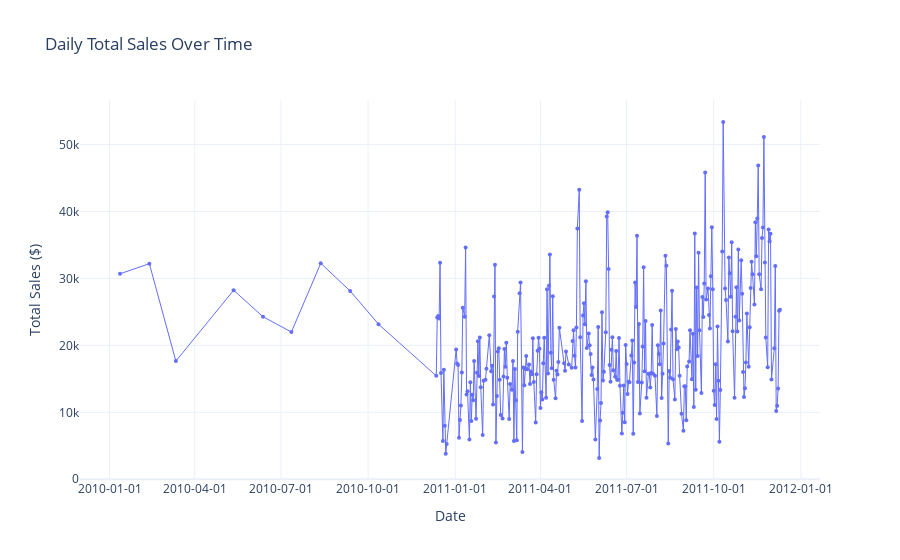

The code cell stored with this chart in its notebook:
### Markdown cell above
## Total Sales($) by Date

### Code cell
daily_sales = sales_data_da.groupBy('InvoiceDate').agg(F.sum('Total Sales').alias('Total Sales'))
daily_sales_pd = daily_sales.toPandas()
daily_sales_pd['InvoiceDate'] = pd.to_datetime(daily_sales_pd['InvoiceDate'])

fig = go.Figure()
fig.add_trace(go.Scatter(x=daily_sales_pd['InvoiceDate'], 
                         y=daily_sales_pd['Total Sales'], 
                         mode='lines+markers', 
                         name='Total Sales',
                         marker=dict(size=4),
                         line=dict(width=1)))
fig.update_layout(
    title='Daily Total Sales Over Time',
    xaxis_title='Date',
    yaxis_title='Total Sales ($)',
    xaxis=dict(tickformat='%Y-%m-%d'),
    showlegend=False,
    template='plotly_white'
)

# Show the plot
fig.show()

### Figure 1 — Plotly figure (JSON) as saved in the notebook; plotly's stock layout.template omitted (floating-point values rounded to 4 significant figures; data arrays with more than 128 entries replaced by an {"elided": "..."} marker saying what was removed)
{"data": [{"line": {"width": 1}, "marker": {"size": 4}, "mode": "lines+markers", "name": "Total Sales", "type": "scatter", "x": {"elided": "305 str values"}, "y": {"elided": "305 float values"}}], "layout": {"showlegend": false, "title": {"text": "Daily Total Sales Over Time"}, "xaxis": {"tickformat": "%Y-%m-%d", "title": {"text": "Date"}}, "yaxis": {"title": {"text": "Total Sales ($)"}}}}
